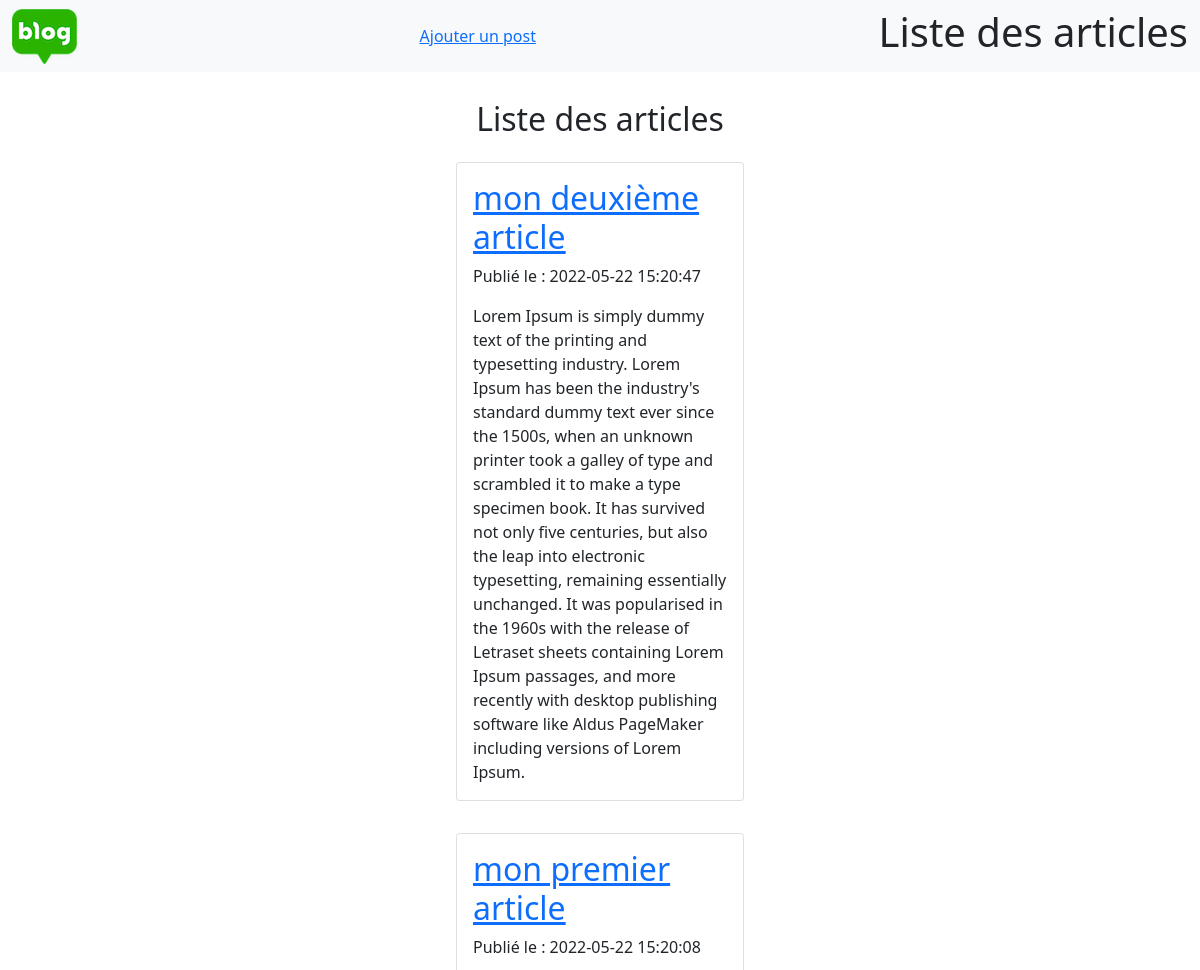
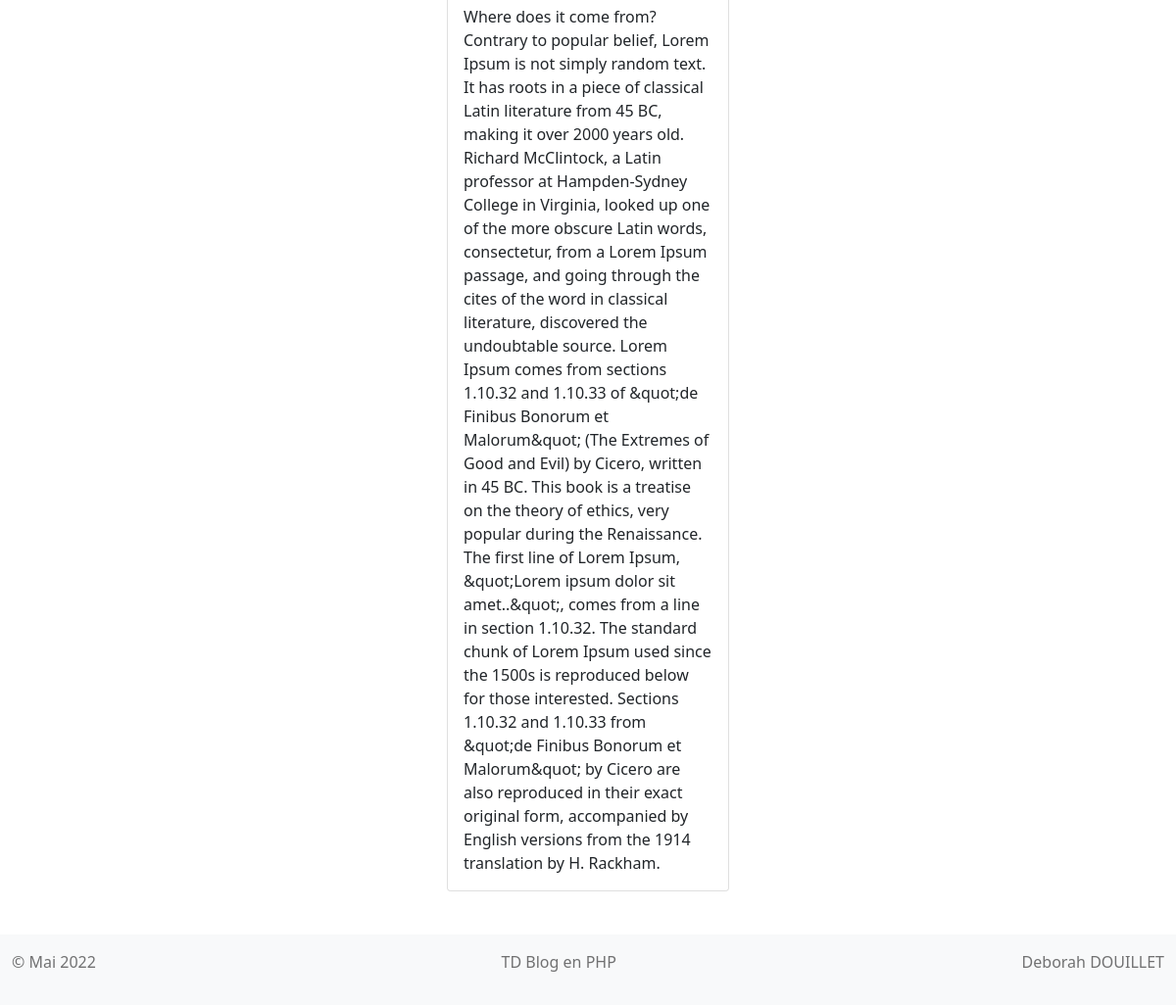
/affichage_posts.php, run on the app's committed database (2 pictures, top to bottom).
### tables this page shows
CREATE TABLE `posts` (
  `id` int(11) NOT NULL,
  `title` varchar(50) NOT NULL,
  `content` longtext NOT NULL,
  `path_image` varchar(255) NOT NULL,
  `created_at` datetime NOT NULL DEFAULT CURRENT_TIMESTAMP
);

### Models/PostBlog.php (called while the page is built, shortened)
<?php
final class PostBlog extends Blog {
    public function __construct()
    {
        $this->table = 'posts';
    }
}

### Models/Connexion.php (called while the page is built, shortened)
<?php
class Connexion extends PDO {
  private static $instance;
  private function __construct(){
    $_dsn = 'mysql:dbname=' . self::DBNAME . ';host=' . self::DBHOST;
  }
  public static function getInstance():PDO {
    if(self::$instance === null){
      self::$instance = new Connexion();
    }
    return self::$instance;
  }
}

### Models/Blog.php (called while the page is built, shortened)
<?php
    class Blog extends Connexion
    {
        protected $table;
        public function findAll()
        {
            $query = $this->requete("SELECT * FROM {$this->table} ORDER BY `created_at` DESC");
            return $query->fetchAll();
        }
        public function requete(string $sql, array $attributs = null)
        {
            $this->db = Connexion::getInstance();
            if($attributs !== null){
                $query = $this->db->prepare($sql);
                $query->execute($attributs);
                return $query;
            }else {
                return $this->db->query($sql);
            }
        }
    }
?>

### affichage_posts.php (the view, shortened to what this page needs)
<?php
    include_once('components/header.php');
    include_once('components/navbar.php');
    $model = new PostBlog;
    $posts = $model->findAll();
?>
<div class="container">
    <section >
        <h2>Liste des articles</h2>
        <?php foreach($posts as $post): ?>
            <article class="card m-3">
                <div class="card-body">
                    <h2 class="card-title"><a href="affichage_post.php?id=<?= $post->id ?>"><?= htmlentities($post->title) ?></a></h2>
                    <p class="card-text">Publié le : <?= $post->created_at ?></p>
                    <div class="card-text"><?= htmlentities($post->content) ?></div>
                </div>
            </article>
         <?php endforeach; ?>
    </section>
</div>
<?php include_once('components/footer.php'); ?>

### styles/style.css (style rules this page uses)
* { margin: 0; padding: 0; -webkit-box-sizing: border-box; box-sizing: border-box; }
.container { max-width: 800px; margin-top: 100px; margin-bottom: 100px; }
.card { width: 18rem; }
section { display: -webkit-box; display: -ms-flexbox; display: flex; -webkit-box-orient: vertical; -webkit-box-direction: normal; -ms-flex-direction: column; flex-direction: column; -webkit-box-align: center; -ms-flex-align: center; align-items: center; }

### data on the page
posts: title "mon deuxième article", created_at "2022-05-22 15:20:47", content "Lorem Ipsum is simply dummy text of the printing and typesetting industry. Lorem Ipsum has been the industry's standard dummy text ever since the 1500s, when an unknown printer took a galley of type and scrambled it to make a type specimen book. It has survived not only five centuries, but also the leap into electronic typesetting, remaining essentially unchanged. It was popularised in the 1960s with the release of Letraset sheets containing Lorem Ipsum passages, and more recently with desktop publishing software like Aldus PageMaker including versions of Lorem Ipsum."
posts: title "mon premier article", created_at "2022-05-22 15:20:08", content "Where does it come from? Contrary to popular belief, Lorem Ipsum is not simply random text. It has roots in a piece of classical Latin literature from 45 BC, making it over 2000 years old. Richard McClintock, a Latin professor at Hampden-Sydney College in Virginia, looked up one of the more obscure Latin words, consectetur, from a Lorem Ipsum passage, and going through the cites of the word in classical literature, discovered the undoubtable source. Lorem Ipsum comes from sections 1.10.32 and 1.10.33 of &quot;de Finibus Bonorum et Malorum&quot; (The Extremes of Good and Evil) by Cicero, written in 45 BC. This book is a treatise on the theory of ethics, very popular during the Renaissance.…"

### other printed values
$pageTitle "Liste des articles"
